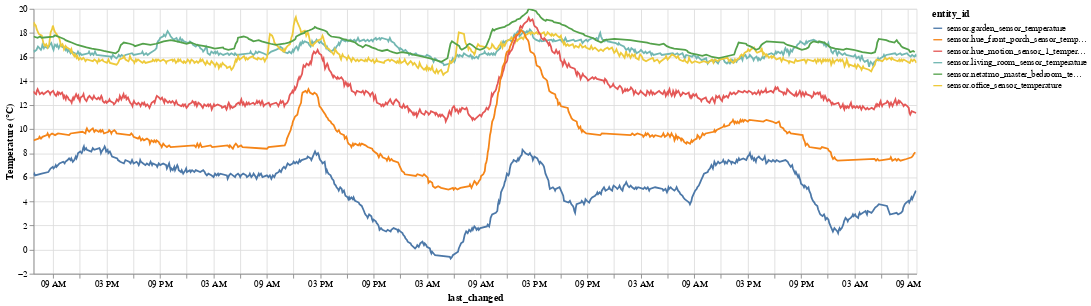

The code cell stored with this chart in its notebook:
### Markdown cell above
## Plot multiple sensors
Plot just the temperature data, and show the operations required to calc correlations

### Code cell
temperature_df = df[df['device_class'] == 'temperature']
unit_of_measurement = temperature_df.iloc[0]['unit_of_measurement']

alt.Chart(temperature_df).mark_line().encode(
    x='last_changed',
    y=alt.Y('state', title=f'Temperature ({unit_of_measurement})'),
    color='entity_id',
    tooltip=['entity_id', 'state', 'last_changed']
).properties(
    width=1000,
    height=300
).interactive()

### Figure 1 — Vega-Lite specification as saved in the notebook (floating-point values rounded to 4 significant figures; data arrays with more than 128 entries replaced by an {"elided": "..."} marker saying what was removed)
{"$schema": "https://vega.github.io/schema/vega-lite/v3.4.0.json", "config": {"mark": {"tooltip": null}, "view": {"height": 300, "width": 400}}, "data": {"name": "data-d8f58fd442fa5ad216262a8dafd7ce78"}, "datasets": {"data-d8f58fd442fa5ad216262a8dafd7ce78": {"elided": "3246 records"}}, "encoding": {"color": {"field": "entity_id", "type": "nominal"}, "tooltip": [{"field": "entity_id", "type": "nominal"}, {"field": "state", "type": "quantitative"}, {"field": "last_changed", "type": "temporal"}], "x": {"field": "last_changed", "type": "temporal"}, "y": {"field": "state", "title": "Temperature (°C)", "type": "quantitative"}}, "height": 300, "mark": "line", "selection": {"selector002": {"bind": "scales", "encodings": ["x", "y"], "type": "interval"}}, "width": 1000}
